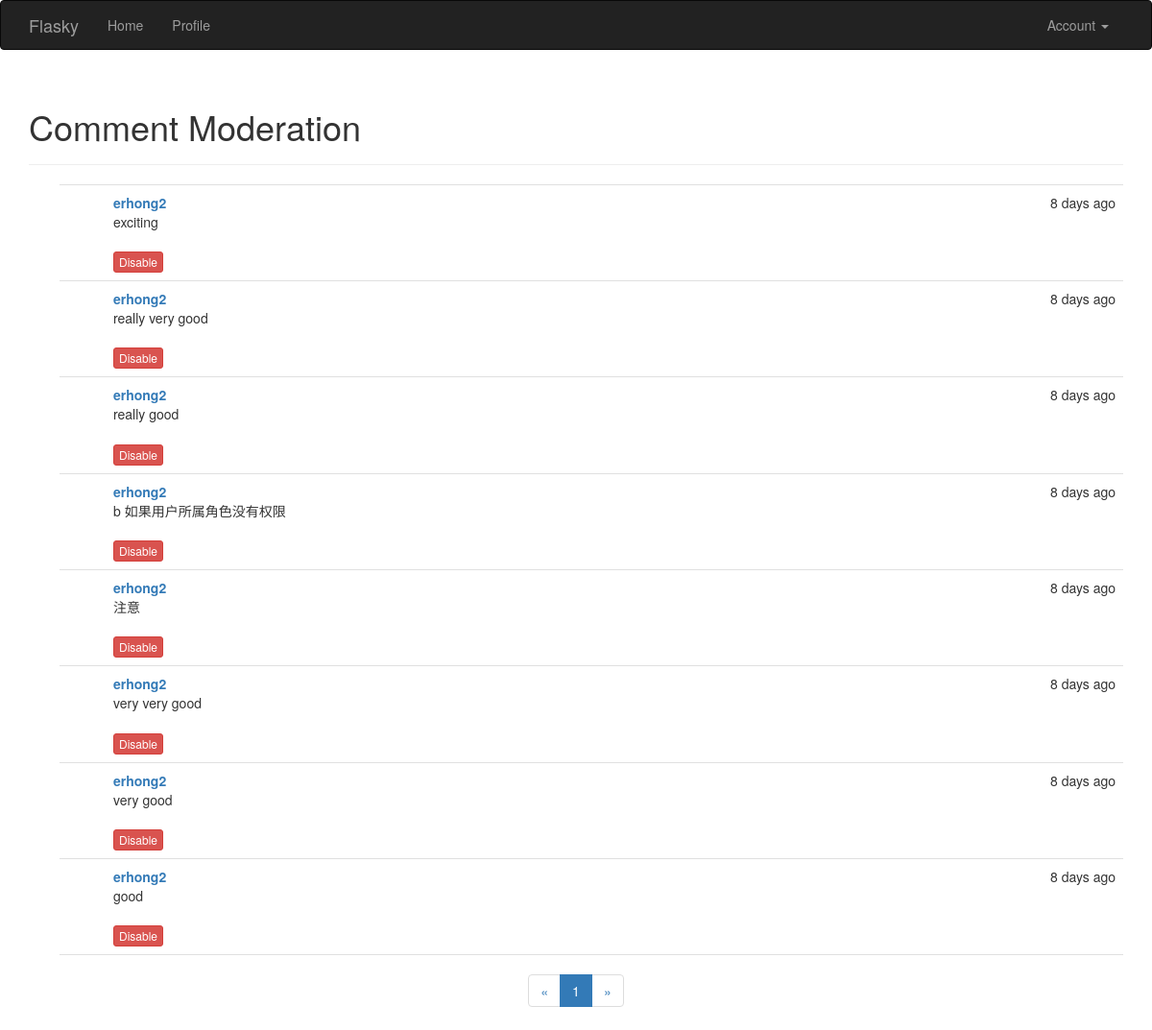
The page /moderate (signed in) on the database as committed earlier.
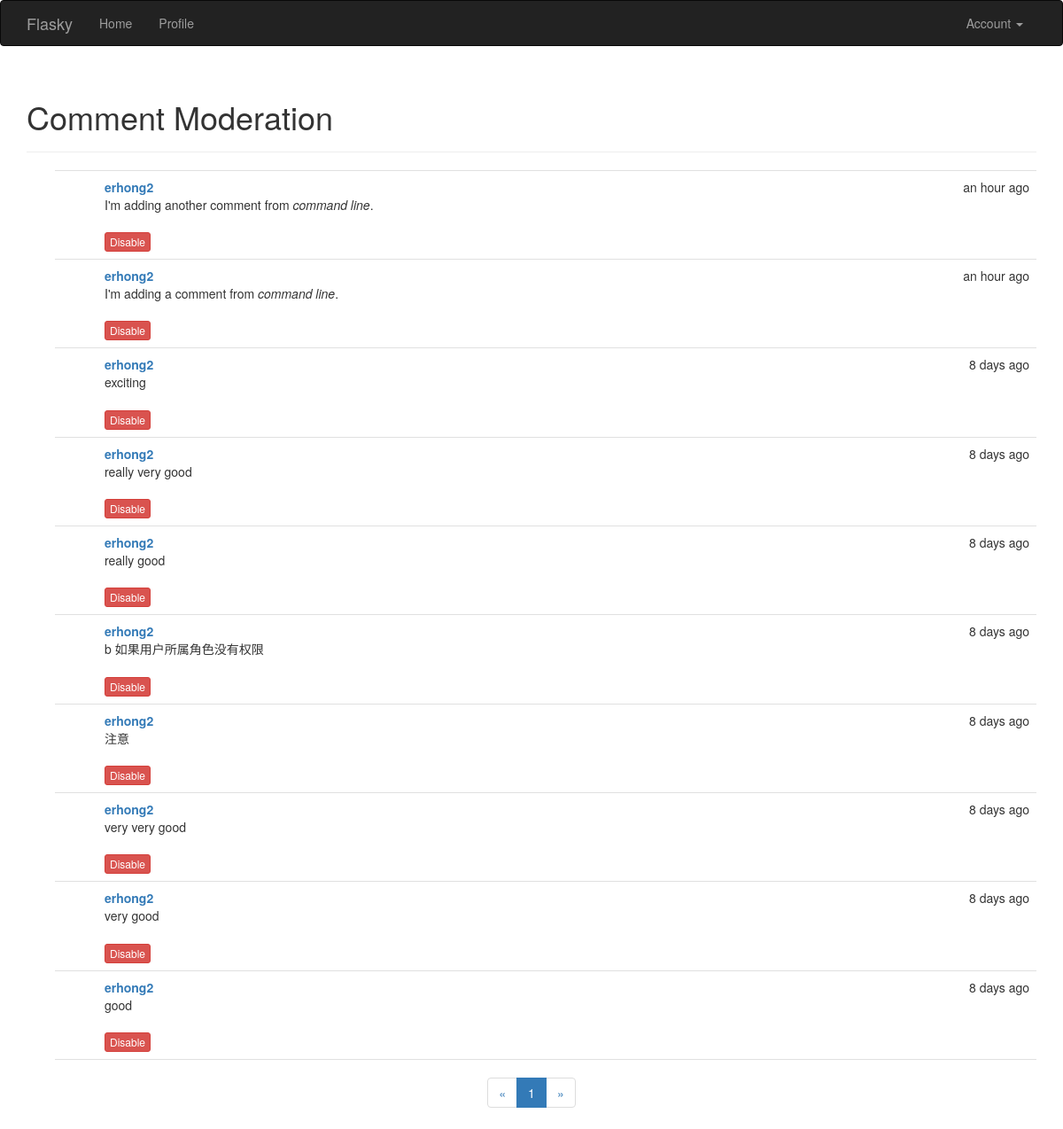
The same page on the database as committed later.
### app/models.py (models this page shows, shortened)
class Comment(db.Model):
    __tablename__= 'comments'
    id = db.Column(db.Integer, primary_key=True)
    body = db.Column(db.Text)
    body_html = db.Column(db.Text)
    timestamp = db.Column(db.DateTime, index=True, default=datetime.utcnow)
    disabled = db.Column(db.Boolean)
    author_id = db.Column(db.Integer, db.ForeignKey('users.id'))
    post_id = db.Column(db.Integer, db.ForeignKey('posts.id'))

class User(UserMixin, db.Model):
    __tablename__ = 'users'
    id = db.Column(db.Integer, primary_key=True)
    email = db.Column(db.String(64), unique=True, index=True)
    username = db.Column(db.String(32), unique=True, index=True)
    password_hash = db.Column(db.String(128))
    confirmed = db.Column(db.Boolean, default=False)
    name = db.Column(db.String(64))
    location = db.Column(db.String(64))
    about_me = db.Column(db.Text())
    member_since = db.Column(db.DateTime(), default=datetime.utcnow)
    last_seen = db.Column(db.DateTime(), default=datetime.utcnow)
    role_id = db.Column(db.Integer, db.ForeignKey('roles.id'))
    posts = db.relationship('Post', backref='author', lazy='dynamic')
    followed = db.relationship('Follow',
                                foreign_keys=[Follow.follower_id],
                                backref=db.backref('follower', lazy='joined'),
                                lazy='dynamic',
                                cascade='all, delete-orphan')
    followers = db.relationship('Follow',
                                foreign_keys=[Follow.followed_id],
                                backref=db.backref('followed', lazy='joined'),
                                lazy='dynamic',
                                cascade='all, delete-orphan')
    comments = db.relationship('Comment', backref='author', lazy='dynamic')
    def can(self, permissions):
        return self.role is not None and \
                (self.role.permissions & permissions)
    def ping(self):
        self.last_seen = datetime.utcnow()
        db.session.add(self)
    @property
    def password(self):
        raise AttributeError('password is not a readable attribute')

### app/main/views.py (the view)
@main.route('/moderate')
@login_required
@permission_required(Permission.MODERATE_COMMENTS)
def moderate():
    page = request.args.get('page', 1, type=int)
    pagination = Comment.query.order_by(Comment.timestamp.desc()).paginate(
                page, per_page=current_app.config['FLASKY_COMMENTS_PER_PAGE'],
                error_out=False)
    comments = pagination.items
    return render_template('moderate.html', comments=comments,
                        pagination=pagination, page=page)

### app/auth/views.py (called while the page is built)
@auth.before_app_request
def before_request():
    if current_user.is_authenticated:
        current_user.ping()
        if not current_user.confirmed \
            and request.endpoint \
            and request.endpoint[:5] != 'auth.' \
            and request.endpoint != 'static':
                return redirect(url_for('auth.unconfirmed'))

### app/main/__init__.py (called while the page is built)
@main.app_context_processor
def inject_permissions():
    return dict(Permission=Permission)

### app/models.py (called while the page is built)
@login_manager.user_loader
def load_user(user_id):
    return User.query.get(int(user_id))

### app/templates/moderate.html (shortened to what this page needs)
{% extends "base.html" %}
{% import "_macros.html" as macros %}
{% block page_content %}
<div class="page-header">
    <h1>Comment Moderation</h1>
</div>
{% set moderate = True %}
{% include "_comments.html" %}
{% if pagination %}
<div class="pagination">
    {{ macros.pagination_widget(pagination, '.moderate') }}
</div>
{% endif %}
{% endblock %}

### app/templates/_comments.html (shortened to what this page needs)
<ul class="comments">
    {% for comment in comments %}
    <li class="comment">
        <div class="comment-content">
            <div class="comment-date">{{ moment(comment.timestamp).fromNow() }}</div>
            <div class="comment-author">
                <a href="{{ url_for('main.user', username=comment.author.username) }}">
                {{ comment.author.username }}
                </a>
            </div>
            <div class="comment-body">
                {% if moderate or not comment.disabled %}
                    {% if comment.body_html %}
                        {{ comment.body_html | safe }}
                    {% else %}
                        {{ comment.body }}
                    {% endif %}
                {% endif %}
            </div>
            {% if moderate %}
                <br>
                {% if comment.disabled %}
                    <a class="btn btn-default btn-xs" href="{{ url_for('main.moderate_enable',
                        id=comment.id, page=page) }}">Enable
                    </a>
                {% else %}
                    <a class="btn btn-danger btn-xs" href="{{ url_for('main.moderate_disable',
                        id=comment.id, page=page) }}">Disable
                    </a>
                {% endif %}
            {% endif %}
        </div>
    </li>
    {% endfor %}
</ul>

Rows that differ between the two databases and show on the page:
added Comment: timestamp "an hour ago", author.username "erhong2", body_html "I'm adding another comment from command line ."
added Comment: timestamp "an hour ago", author.username "erhong2", body_html "I'm adding a comment from command line ."
